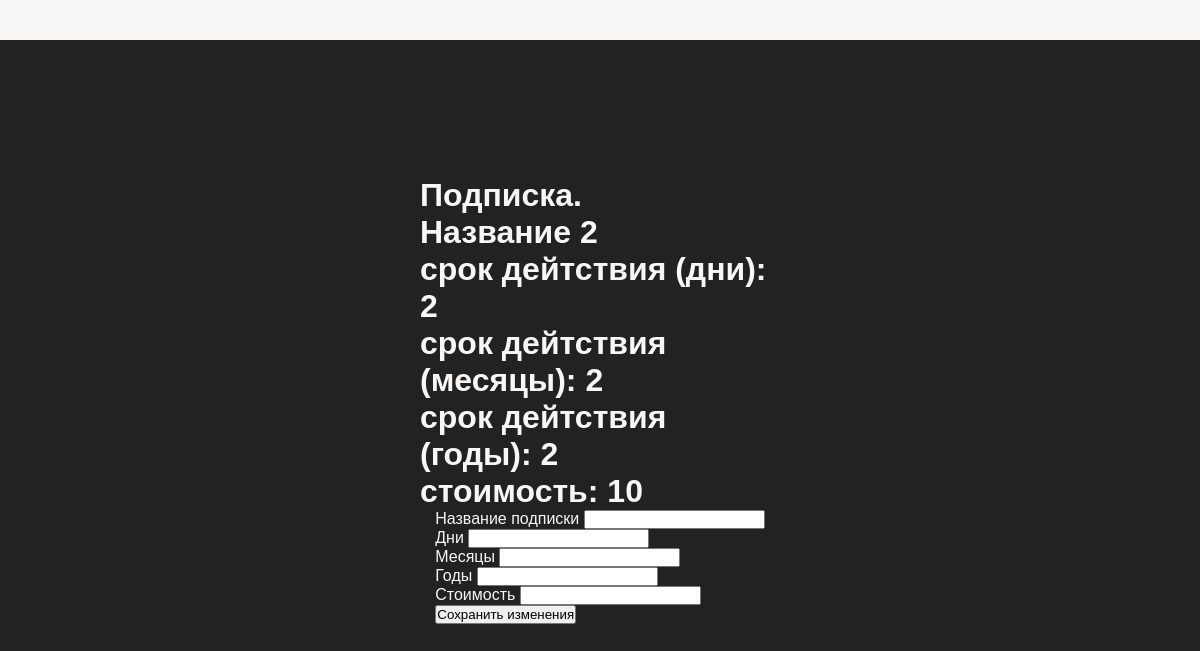
The page /sub/settings/subs/sub_2 (signed in) on the database its author committed.
### project1/models.py (models this page shows, shortened)
class Sub(db.Model):
    __tablename__ = 'Sub'
    id = db.Column(db.Integer, primary_key=True)
    title = db.Column(db.String, nullable = False, unique=True)
    duration_days = db.Column(db.Integer, nullable=False)
    duration_months = db.Column(db.Integer, nullable=False)
    duration_years = db.Column(db.Integer, nullable=False)
    cost = db.Column(db.Integer, nullable=False)

### project1/routes/sub.py (the view, shortened to what this page needs)
@sub_bp.route('/settings/subs/sub_<int:sub_id>', methods=["GET", "POST"])
@login_required
def sub_page(sub_id):
    if current_user.get_role() != 'admin':
        abort(403)
    sub = Sub.query.get(sub_id)
    form = UpdateSubForm()
    return render_template('admin/sub_page.html', title="Подписка",
                           sub = sub,
                           form = form)

### project1/forms.py (shortened to what this page needs)
class UpdateSubForm(FlaskForm):
    title = StringField("Название подписки", validators=[DataRequired()])
    duration_days = IntegerField("Дни")
    duration_month = IntegerField("Месяцы")
    duration_year = IntegerField("Годы")
    cost = IntegerField("Стоимость")
    submit = SubmitField("Сохранить изменения")

### project1/models.py (called while the page is built)
@login_manager.user_loader
def load_user(user_id):
    user_type, _, user_id = user_id.partition(":")
    if user_type == "user":
        return User.query.get(int(user_id))
    elif user_type == "admin":
        return Admin.query.get(int(user_id))
    return None

    def get_role(self):
        return self.__class__.__name__.lower()

### project1/templates/admin/sub_page.html (shortened to what this page needs)
{% extends "layout.html"%}
{% block content %}
<h1> <p>Подписка.</p>
    <p>Название {{sub.title}} </p>
    <p> срок дейтствия (дни): {{sub.duration_days}}</p>
    <p> срок дейтствия (месяцы): {{sub.duration_months}}</p>
    <p> срок дейтствия (годы): {{sub.duration_years}}</p>
    <p>стоимость: {{sub.cost}}</p></h1>
<form method="POST">
        <div class="form-group">
            {{ form.title.label }}
            {{form.title}}
        </div>
        <div class="form-group">
            {{ form.duration_days.label }}
            {{ form.duration_days}}
        </div>
        <div class="form-group">
            {{ form.duration_month.label }}
            {{ form.duration_month}}
        </div>
        <div class="form-group">
            {{ form.duration_year.label }}
            {{ form.duration_year}}
        </div>
        <div class="form-group">
            {{ form.cost.label }}
            {{ form.cost}}
        </div>
        {{ form.submit }}
    </form>
{% endblock content %}

### project1/static/user.css (style rules this page uses)
:root { --primary-color: #232222; --text-color: #f9f7f5; --border-color: #232222; --button-bg: #f9f7f5; --button-text: #232222; --shapka-bg: #f9f7f5; }
* { box-sizing: border-box; margin: 0; padding: 0; }
body { font-family: 'Montserrat', sans-serif; background-color: var(--primary-color); color: var(--text-color); min-height: 100vh; display: flex; justify-content: center; align-items: center; }

### rows shown on the page
Sub: title "2", duration_days "2", duration_months "2", duration_years "2", cost "10"
